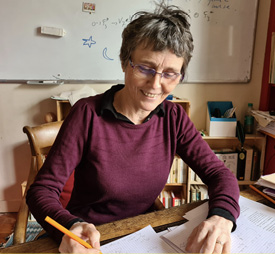
#> input picture photos/voisin.jpg, 275 x 254 px
$ python chaleur_lin.py
#> lines starting #> are read from the running program, lines starting #| are printed output that depends on the picture; long printed decimals are rounded
#### ATTENTION ! ####
# Pour que le programme s'exécute, le dossier projet doit être structuré comme suit :
# - un dossier d'où viennent les photos (notre /photos)
# - un dossier vide 'resultats/' où seront automatiquement sauvegardés les fichiers résultats.

import numpy as np
from PIL import Image
import datetime, time
NOM_IMAGE = 'photos/voisin.jpg'

# Encodage de l'image comme array Numpy

img = Image.open(NOM_IMAGE)
#> img is the input picture: PIL image 275x254 RGB; mean R, G, B 128.5, 103, 93.9
numpydata = np.asarray(img)
H, L = numpydata.shape[0],numpydata.shape[1]
#> H = 254; L = 275

# Paramètres

BRUITAGE = False
NU = 0.0006
T = 1
N = 300

## Calcul de la condition CFL

cfl=(((H+2)**2)+((L+2)**2))*NU*T/N
#> cfl = 0.285
print(cfl)
#| 0.2845

# Modifications de l'array image
## Passage en noir et blanc

def gris(rgb):
    r, g, b = rgb[0], rgb[1], rgb[2]
    return(0.2989 * r + 0.5870 * g + 0.1140 * b)

## Bruitage

def bruitage_gaussien(pixel):
    if BRUITAGE:
        perturb = np.random.default_rng().normal(loc=0, scale=10)
        return pixel+perturb
    else:
        return pixel

def fix(val): # astreint les valeurs après bruitage à l'intervalle [0, 255]
    if val < 0 :
        return 0
    elif val > 255:
        return 255
    else:
        return val

## Création et affichage de l'image de départ

imagebw= np.array([[fix(bruitage_gaussien(gris(rgb))) for rgb in numpydata[i]] for i in range(len(numpydata))])
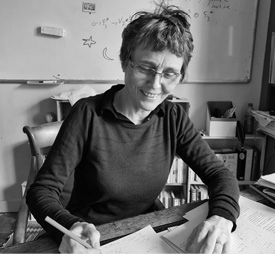
#> imagebw: shape (254, 275) float64; min 0, max 252.5, mean 109.6
imagebw1=Image.fromarray(imagebw)
imagebw1.show()

# Schéma numérique

## Discrétisation spatiale : le maillage est dicté par la pixélisation.
dx = 1/L
#> dx = 0.00364
dy = 1/H
#> dy = 0.00394

## Discrétisation temporelle

dt = T/N

## Initialisation

u_0 = np.pad(imagebw, pad_width=1, mode='constant',constant_values=0)
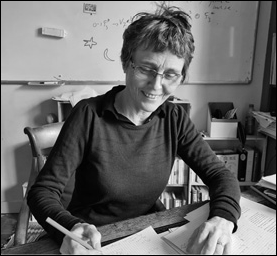
#> u_0: shape (256, 277) float64; min 0, max 252.5, mean 107.9
u_n = [u_0]


## Boucle

sol = u_0
im = []
for n in range(N):
    imgsol = Image.fromarray(sol)
    im.append(imgsol)
    newsol = np.zeros(sol.shape)
    for j in range(1, H+1):
        for k in range(1, L+1):
#> (the run stopped early here; a loop or call above may not have finished)
